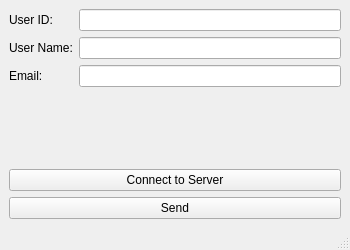
<?xml version="1.0" encoding="UTF-8"?>
<ui version="4.0">
 <class>MainWindow</class>
 <widget class="QMainWindow" name="MainWindow">
  <property name="geometry">
   <rect>
    <x>0</x>
    <y>0</y>
    <width>350</width>
    <height>250</height>
   </rect>
  </property>
  <property name="windowTitle">
   <string>TCP Client</string>
  </property>
  <widget class="QWidget" name="centralwidget">
   <layout class="QVBoxLayout" name="verticalLayout">
    <item>
     <layout class="QFormLayout" name="formLayout">
      <item row="0" column="0">
       <widget class="QLabel" name="label_userId">
        <property name="text">
         <string>User ID:</string>
        </property>
       </widget>
      </item>
      <item row="0" column="1">
       <widget class="QLineEdit" name="userIdLineEdit">
        <property name="enabled">
         <bool>true</bool>
        </property>
       </widget>
      </item>
      <item row="1" column="0">
       <widget class="QLabel" name="label_userName">
        <property name="text">
         <string>User Name:</string>
        </property>
       </widget>
      </item>
      <item row="1" column="1">
       <widget class="QLineEdit" name="userNameLineEdit"/>
      </item>
      <item row="2" column="0">
       <widget class="QLabel" name="label_email">
        <property name="text">
         <string>Email:</string>
        </property>
       </widget>
      </item>
      <item row="2" column="1">
       <widget class="QLineEdit" name="emailLineEdit"/>
      </item>
     </layout>
    </item>
    <item>
     <widget class="QPushButton" name="connectButton">
      <property name="text">
       <string>Connect to Server</string>
      </property>
     </widget>
    </item>
    <item>
     <widget class="QPushButton" name="submitButton">
      <property name="text">
       <string>Send</string>
      </property>
     </widget>
    </item>
   </layout>
  </widget>
  <widget class="QMenuBar" name="menubar">
   <property name="geometry">
    <rect>
     <x>0</x>
     <y>0</y>
     <width>350</width>
     <height>23</height>
    </rect>
   </property>
  </widget>
  <widget class="QStatusBar" name="statusbar"/>
 </widget>
 <resources/>
 <connections/>
</ui>
